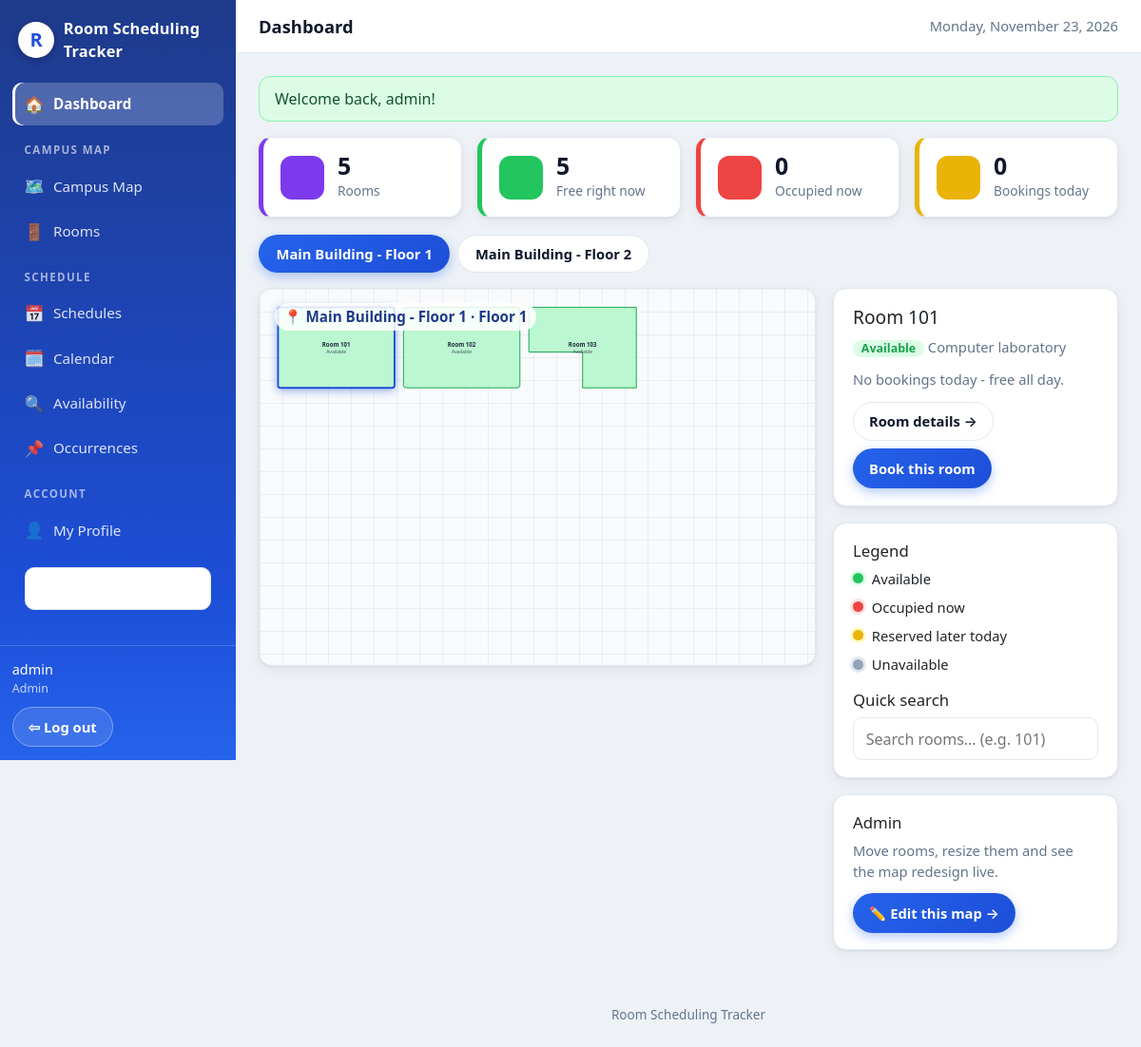
Page / (signed in) on the committed database.
### tables this page shows
CREATE TABLE IF NOT EXISTS tblMaps (
  map_id           INT UNSIGNED NOT NULL AUTO_INCREMENT,
  map_name         VARCHAR(100) NOT NULL,
  floor_number     INT NOT NULL,
  map_width        DECIMAL(10,2) NOT NULL,
  map_height       DECIMAL(10,2) NOT NULL,
  background_image VARCHAR(255) NULL,
  decorations      TEXT NULL,
  map_status       VARCHAR(20) NOT NULL DEFAULT 'active',
  created_at       DATETIME NOT NULL DEFAULT CURRENT_TIMESTAMP,
  updated_at       DATETIME NOT NULL DEFAULT CURRENT_TIMESTAMP ON UPDATE CURRENT_TIMESTAMP,
  PRIMARY KEY (map_id),
  KEY idx_maps_status (map_status)
);

CREATE TABLE IF NOT EXISTS tblRooms (
  room_id          INT UNSIGNED NOT NULL AUTO_INCREMENT,
  map_id           INT UNSIGNED NOT NULL,
  room_name        VARCHAR(100) NOT NULL,
  shape_type       VARCHAR(20)  NOT NULL DEFAULT 'rectangle',
  shape_data       JSON NOT NULL,
  room_description VARCHAR(255) NULL,
  room_image       VARCHAR(255) NULL,
  room_status      VARCHAR(20)  NOT NULL DEFAULT 'active',
  created_at       DATETIME NOT NULL DEFAULT CURRENT_TIMESTAMP,
  updated_at       DATETIME NOT NULL DEFAULT CURRENT_TIMESTAMP ON UPDATE CURRENT_TIMESTAMP,
  PRIMARY KEY (room_id),
  UNIQUE KEY uq_rooms_map_name (map_id, room_name),
  CONSTRAINT fk_rooms_map FOREIGN KEY (map_id)
    REFERENCES tblMaps (map_id) ON DELETE CASCADE ON UPDATE CASCADE,
  KEY idx_rooms_status (room_status)
);

### controllers/DashboardController.php (called while the page is built, shortened)
<?php
final class DashboardController
{
    public function index(): void
    {
        $today = date('Y-m-d');
        $now = date('H:i:s');
        $weekEnd = date('Y-m-d', strtotime('+6 days'));
        $activeMaps = $this->maps->all(true);
        $firstMap = $activeMaps[0] ?? null;
        $firstRooms = $firstMap ? $this->rooms->all((int) $firstMap['map_id']) : [];
        $busy = [];
        $firstStatus = $this->availability->roomStatusAt($today, $now);
        $freeNow = count(array_filter($firstStatus, fn ($s) => $s['free']));
        $busyNow = count($firstStatus) - $freeNow;
        $stats = [
            'rooms'      => count($this->rooms->all()),
            'maps'       => count($this->maps->all()),
            'schedules'  => count($this->schedules->all(['status' => 'active'])),
            'today'      => count($this->occurrences->forDateRange($today, $today)),
            'free_now'   => $freeNow,
            'busy_now'   => $busyNow,
        ];
        view('dashboard/index', [
            'title'       => Auth::check() ? 'Dashboard' : 'Campus Map',
            'stats'       => $stats,
            'today'       => $this->occurrences->forDateRange($today, $today),
            'week'        => $this->occurrences->forDateRange($today, $weekEnd),
            'upcoming'    => $this->occurrences->upcoming(8),
            'room_status' => $firstStatus,
            'maps'        => $activeMaps,
            'first_map'   => $firstMap,
            'first_rooms' => $firstRooms,
            'busy'        => $busy,
            'today_date'  => $today,
            'extra_js'    => 'assets/js/map.js',
        ]);
    }
}

### core/Database.php (called while the page is built, shortened)
<?php
final class Database
{
    private PDO $pdo;
    private function __construct(array $db)
    {
        $driver = $db['driver'] ?? 'mysql';
        try {
            if ($driver === 'sqlite') {
                $dir = dirname($db['path']);
                if (!is_dir($dir)) {
                    mkdir($dir, 0755, true);
                }
                $this->pdo = new PDO('sqlite:' . $db['path']);
                $this->pdo->exec('PRAGMA foreign_keys = ON');
            } else {
                $dsn = sprintf(
                    'mysql:host=%s;port=%s;dbname=%s;charset=%s',
                    $db['host'], $db['port'], $db['database'], $db['charset']
                );
                $this->pdo = new PDO($dsn, $db['username'], $db['password'], [
                    PDO::ATTR_ERRMODE            => PDO::ERRMODE_EXCEPTION,
                    PDO::ATTR_DEFAULT_FETCH_MODE => PDO::FETCH_ASSOC,
                    PDO::ATTR_EMULATE_PREPARES   => false,
                ]);
                return;
            }
            $this->pdo->setAttribute(PDO::ATTR_ERRMODE, PDO::ERRMODE_EXCEPTION);
            $this->pdo->setAttribute(PDO::ATTR_DEFAULT_FETCH_MODE, PDO::FETCH_ASSOC);
            $this->pdo->setAttribute(PDO::ATTR_EMULATE_PREPARES, false);
        } catch (PDOException $e) {
            throw new PDOException(
                'Could not connect to the database. Check your .env DB_* settings '
                . 'and make sure the database from database/rst_db.sql exists. '
                . 'Driver error: ' . $e->getMessage(),
                (int) $e->getCode(),
                $e
            );
        }
    }
    public function all(string $sql, array $params = []): array
    {
        $stmt = $this->pdo->prepare($sql);
        $stmt->execute($params);
        return $stmt->fetchAll();
    }
}

### models/Map.php (called while the page is built, shortened)
<?php
final class Map
{
    public function all(bool $activeOnly = false): array
    {
        $sql = 'SELECT m.*, (SELECT COUNT(*) FROM tblRooms r WHERE r.map_id = m.map_id) AS room_count
                FROM tblMaps m';
        if ($activeOnly) {
            $sql .= " WHERE m.map_status = 'active'";
        }
        return $this->db->all($sql . ' ORDER BY m.floor_number, m.map_name');
    }
}

### core/helpers.php (called while the page is built, shortened)
<?php
function e(?string $value): string
{
    return htmlspecialchars($value ?? '', ENT_QUOTES, 'UTF-8');
}
function base_path(): string
{
    static $base = null;
    if ($base !== null) {
        return $base;
    }
    $base = '';
    $appUrl = getenv('APP_URL');
    if ($appUrl !== false && $appUrl !== '') {
        $p = parse_url($appUrl, PHP_URL_PATH);
    } elseif (isset($_SERVER['SCRIPT_NAME'])) {
        $script = str_replace('\\', '/', (string) $_SERVER['SCRIPT_NAME']);
        if (basename($script) === 'index.php') {
            $dir = rtrim(dirname($script), '/');
            $base = ($dir === '/' || $dir === '.' || $dir === '\\') ? '' : $dir;
        }
    }
    return $base;
}
function url(string $path = ''): string
{
    $path = ltrim($path, '/');
    return base_path() . ($path === '' ? '/' : '/' . $path);
}

### models/Room.php (called while the page is built, shortened)
<?php
final class Room
{
    public function all(?int $mapId = null, bool $activeOnly = false): array
    {
        $sql = 'SELECT r.*, m.map_name, m.floor_number
                FROM tblRooms r JOIN tblMaps m ON m.map_id = r.map_id';
        $params = [];
        $where = [];
        if ($mapId !== null) {
            $where[] = 'r.map_id = ?';
            $params[] = $mapId;
        }
        if ($activeOnly) {
            $where[] = "r.room_status = 'active'";
        }
        if ($where) {
            $sql .= ' WHERE ' . implode(' AND ', $where);
        }
        return $this->db->all($sql . ' ORDER BY m.floor_number, r.room_name', $params);
    }
    public static function shapeCentre(array $room): array
    {
        $shape = json_decode((string) ($room['shape_data'] ?? ''), true) ?: [];
        $type = $room['shape_type'] ?? ($shape['type'] ?? 'rectangle');
        if ($type === 'rectangle') {
            return [
                (float) ($shape['x'] ?? 0) + (float) ($shape['width'] ?? 100) / 2,
                (float) ($shape['y'] ?? 0) + (float) ($shape['height'] ?? 80) / 2,
            ];
        }
        $xs = $ys = [];
        foreach ($shape['points'] ?? [] as $p) {
            $xs[] = (float) ($p['x'] ?? 0);
            $ys[] = (float) ($p['y'] ?? 0);
        }
        return [(min($xs) + max($xs)) / 2, (min($ys) + max($ys)) / 2];
    }
}

### core/Auth.php (called while the page is built, shortened)
<?php
final class Auth
{
    public static function user(): ?array
    {
        return $_SESSION['user'] ?? null;
    }
    public static function role(): ?string
    {
        return self::user()['role'] ?? null;
    }
    public static function isAdmin(): bool
    {
        return self::role() === 'admin';
    }
}

### views/maps/_interactive_map.php (the view, shortened to what this page needs)
<?php
$todayByRoom = [];
?>
<div class="floor-tabs" role="tablist">
  <?php foreach ($maps as $m): ?>
    <a class="floor-tab <?= (int) $m['map_id'] === (int) $map['map_id'] ? 'active' : '' ?>"
       href="<?= isset($tab_url_prefix) ? e($tab_url_prefix . (int) $m['map_id']) : url('maps/' . (int) $m['map_id']) ?>"
       role="tab"><?= e($m['map_name']) ?></a>
  <?php endforeach; ?>
</div>
<div class="map-layout">
  <div>
    <div class="map-canvas card" style="margin-bottom:0">
      <span class="map-title">📍 <?= e($map['map_name']) ?> · Floor <?= (int) $map['floor_number'] ?></span>
      <svg viewBox="0 0 <?= (int) $map['map_width'] ?> <?= (int) $map['map_height'] ?>" role="img" aria-label="Floor map of <?= e($map['map_name']) ?>">
        <?= Map::decorationsToSvg(json_decode((string) ($map['decorations'] ?? ''), true) ?: []) ?>
        <?php foreach ($rooms as $r):
          $rid = (int) $r['room_id'];
          if (($r['room_status'] ?? 'active') !== 'active') { $status = 'unavailable'; $fill = '#e2e8f0'; $stroke = '#94a3b8'; }
          elseif (isset($busy[$rid])) { $status = 'occupied'; $fill = '#fecaca'; $stroke = '#dc2626'; }
          elseif (!empty($todayByRoom[$rid])) { $status = 'reserved'; $fill = '#fef08a'; $stroke = '#ca8a04'; }
          else { $status = 'available'; $fill = '#bbf7d0'; $stroke = '#16a34a'; }
          [$cx, $cy] = Room::shapeCentre($r);
          $extra = sprintf('class="room-shape room-%s" data-status="%s" data-name="%s" data-desc="%s" stroke="%s" stroke-width="2"',
            $status, $status, e($r['room_name']), e($r['room_description'] ?? ''), $stroke);
          echo Room::shapeToSvg($r, $fill, $extra);
        ?>
          <text class="room-label" x="<?= $cx ?>" y="<?= $cy - 2 ?>" text-anchor="middle"><?= e($r['room_name']) ?></text>
          <text class="room-sub" x="<?= $cx ?>" y="<?= $cy + 14 ?>" text-anchor="middle"><?= $status === 'occupied' ? 'Occupied now' : ucfirst($status) ?></text>
        <?php endforeach; ?>
      </svg>
    </div>
  </div>
  <aside>
    <div class="card room-panel" id="room-panel">
      <h2 id="panel-title">Select a room</h2>
      <p class="muted" id="panel-desc">Click any room on the map to see what's happening there today.</p>
      <div id="panel-body"></div>
      <div class="panel-actions" id="panel-actions"></div>
    </div>
    <div class="card">
      <h3>Legend</h3>
      <div class="map-legend">
        <span class="legend-item"><span class="dot dot-free"></span> Available</span>
        <span class="legend-item"><span class="dot dot-busy"></span> Occupied now</span>
        <span class="legend-item"><span class="dot dot-reserved"></span> Reserved later today</span>
        <span class="legend-item"><span class="dot dot-unavailable"></span> Unavailable</span>
      </div>
      <h3 style="margin-top:1rem">Quick search</h3>
      <input class="search-box" type="search" id="room-search" placeholder="Search rooms… (e.g. 101)">
    </div>
    <?php if (!empty($show_editor_link) && \App\Core\Auth::isAdmin()): ?>
    <div class="card">
      <h3>Admin</h3>
      <p class="muted">Move rooms, resize them and see the map redesign live.</p>
      <a class="btn btn-primary" href="<?= url('maps/' . (int) $map['map_id'] . '/editor') ?>">✏️ Edit this map →</a>
    </div>
    <?php endif; ?>
  </aside>
</div>

### assets/css/style.css (style rules this page uses)
:root { --blue-950: #172554; --blue-900: #1e3a8a; --blue-700: #1d4ed8; --blue-600: #2563eb; --blue-500: #3b82f6; --blue-100: #dbeafe; --blue-50: #eff6ff; --bg: #eef2f7; --card: #ffffff; --text: #0f172a; --muted: #64748b; --border: #e2e8f0; --green: #22c55e; --green-dark: #16a34a; --green-bg: #dcfce7; --red: #ef4444; --red-dark: #dc2626; --red-bg: #fee2e2; --amber: #eab308; --amber-dark: #ca8a04; --amber-bg: #fef9c3; --grey: #94a3b8; --grey-bg: #e2e8f0; --radius: 14px; --shadow: 0 1px 3px rgba(15, 23, 42, .08), 0 4px 14px rgba(15, 23, 42, .06); --shadow-lg: 0 10px 30px rgba(15, 23, 42, .14); --sidebar-w: 248px; }
* { box-sizing: border-box; }
html { -webkit-text-size-adjust: 100%; }
body { margin: 0; font-family: system-ui, -apple-system, "Segoe UI", Roboto, "Helvetica Neue", Arial, sans-serif; background: var(--bg); color: var(--text); line-height: 1.5; }
a { color: var(--blue-700); text-decoration: none; }
h1, h2, h3 { margin: 0 0 .5rem; line-height: 1.25; }
h2 { font-size: 1.2rem; }
h3 { font-size: 1.05rem; }
p { margin: 0 0 .75rem; }
.muted { color: var(--muted); font-size: .92rem; }
.card, .stat-card, .auth-card { animation: fadeUp .45s ease both; }
.card:nth-child(2) { animation-delay: .05s; }
.card:nth-child(3) { animation-delay: .1s; }
.card { display: block; background: var(--card); border: 1px solid var(--border); border-radius: var(--radius); box-shadow: var(--shadow); padding: 1.1rem 1.25rem; margin-bottom: 1.1rem; transition: box-shadow .25s ease, transform .25s ease; }
.btn { display: inline-block; padding: .55rem 1rem; border-radius: 999px; border: 1px solid var(--border); background: #fff; color: var(--text); font-size: .92rem; font-weight: 600; cursor: pointer; transition: transform .18s ease, box-shadow .18s ease, background .18s ease; }
.btn-primary { background: linear-gradient(135deg, var(--blue-600), var(--blue-700)); border-color: transparent; color: #fff; box-shadow: 0 4px 12px rgba(37, 99, 235, .35); }
.dot { width: 11px; height: 11px; border-radius: 50%; display: inline-block; flex: 0 0 11px; }
.dot-free { background: var(--green); box-shadow: 0 0 0 3px var(--green-bg); }
.dot-busy { background: var(--red); box-shadow: 0 0 0 3px var(--red-bg); animation: pulseBusy 1.6s ease-in-out infinite; }
.dot-reserved { background: var(--amber); box-shadow: 0 0 0 3px var(--amber-bg); }
.dot-unavailable { background: var(--grey); box-shadow: 0 0 0 3px var(--grey-bg); }
.floor-tabs { display: flex; gap: .5rem; flex-wrap: wrap; margin-bottom: 1rem; }
.floor-tab { padding: .5rem 1.1rem; border-radius: 999px; border: 1.5px solid var(--border); background: #fff; color: var(--text); font-weight: 600; font-size: .92rem; transition: all .2s ease; }
.floor-tab.active { background: linear-gradient(135deg, var(--blue-600), var(--blue-700)); color: #fff; border-color: transparent; box-shadow: 0 4px 12px rgba(37, 99, 235, .35); }
.map-layout { display: grid; grid-template-columns: minmax(0, 1fr) 300px; gap: 1.1rem; align-items: start; }
.map-canvas { background: linear-gradient(rgba(148, 163, 184, .14) 1px, transparent 1px), linear-gradient(90deg, rgba(148, 163, 184, .14) 1px, transparent 1px), #f8fafc; background-size: 24px 24px; border-radius: var(--radius); padding: .6rem; position: relative; }
.map-canvas svg { width: 100%; height: auto; display: block; }
.map-canvas .map-title { position: absolute; top: .9rem; left: 1rem; font-weight: 800; font-size: .95rem; color: var(--blue-900); background: rgba(255,255,255,.85); padding: .2rem .6rem; border-radius: 999px; pointer-events: none; }
.room-label { font-size: 13px; font-weight: 700; fill: #1e293b; pointer-events: none; }
.room-sub { font-size: 10.5px; fill: #475569; pointer-events: none; }
.map-legend { display: flex; flex-direction: column; gap: .5rem; font-size: .92rem; }
.map-legend .legend-item { display: flex; align-items: center; gap: .55rem; }
.room-panel { animation: slideInRight .35s ease both; }
.room-panel .panel-actions { display: flex; gap: .5rem; flex-wrap: wrap; margin-top: .8rem; }
.search-box { width: 100%; padding: .6rem .8rem; border: 1.5px solid var(--border); border-radius: 10px; font: inherit; }

### rows in the picture
tblmaps: map_name "Main Building - Floor 1", floor_number "1"
tblmaps: map_name "Main Building - Floor 2"
tblrooms: room_name "Room 101", status "Available"
tblrooms: room_name "Room 102", status "Available"
tblrooms: room_name "Room 103", status "Available"

### other values in the picture
$title "Dashboard"
$f['message'] "Welcome back, admin!"
$stats['rooms'] "5"
$stats['free_now'] "5"
$stats['busy_now'] "0"
$stats['today'] "0"
